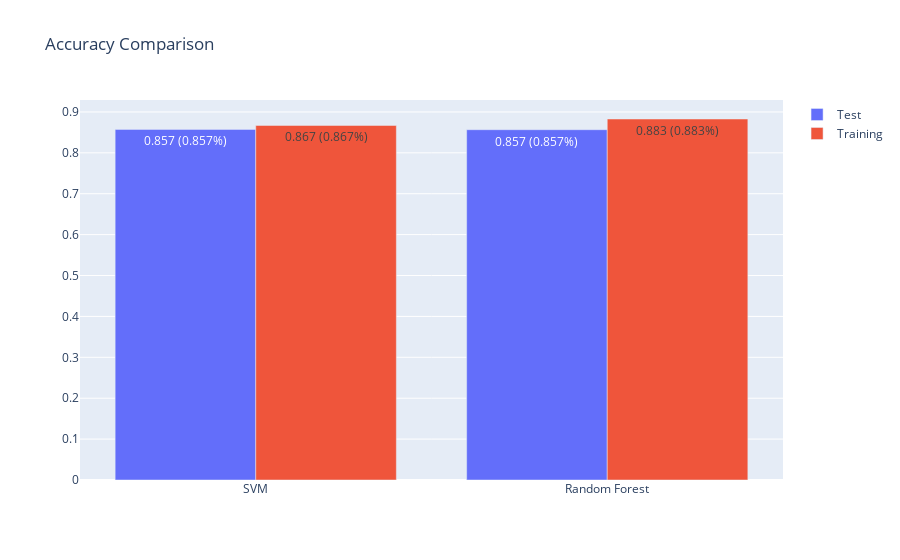

The notebook cell saved with this chart:
### Markdown cell above
# Comparision of Random Forest and SVM Accuracies of Test & Training Set

### Code cell
import plotly.graph_objects as go

# Assuming svm_test_accuracy, rf_test_accuracy, svm_training_accuracy, and rf_training_accuracy are defined

# Create a bar chart
fig = go.Figure(data=[
    go.Bar(name='Test', x=['SVM', 'Random Forest'], y=[svm_test_accuracy, rf_test_accuracy],
           text=[f'{svm_test_accuracy:.3f} ({svm_test_accuracy:.3f}%)', f'{rf_test_accuracy:.3f} ({rf_test_accuracy:.3f}%)'],
           textposition='auto'),
    go.Bar(name='Training', x=['SVM', 'Random Forest'], y=[svm_training_accuracy, rf_training_accuracy],
           text=[f'{svm_training_accuracy:.3f} ({svm_training_accuracy:.3f}%)', f'{rf_training_accuracy:.3f} ({rf_training_accuracy:.3f}%)'],
           textposition='auto')
])

# Change the bar mode
fig.update_layout(barmode='group', title_text='Accuracy Comparison')

# Show the plot
fig.show()

### Figure 1 — Plotly figure (JSON) as saved in the notebook; plotly's stock layout.template omitted (floating-point values rounded to 4 significant figures)
{"data": [{"name": "Test", "text": ["0.857 (0.857%)", "0.857 (0.857%)"], "textposition": "auto", "type": "bar", "x": ["SVM", "Random Forest"], "y": [0.8574, 0.8566]}, {"name": "Training", "text": ["0.867 (0.867%)", "0.883 (0.883%)"], "textposition": "auto", "type": "bar", "x": ["SVM", "Random Forest"], "y": [0.867, 0.8827]}], "layout": {"barmode": "group", "title": {"text": "Accuracy Comparison"}}}
